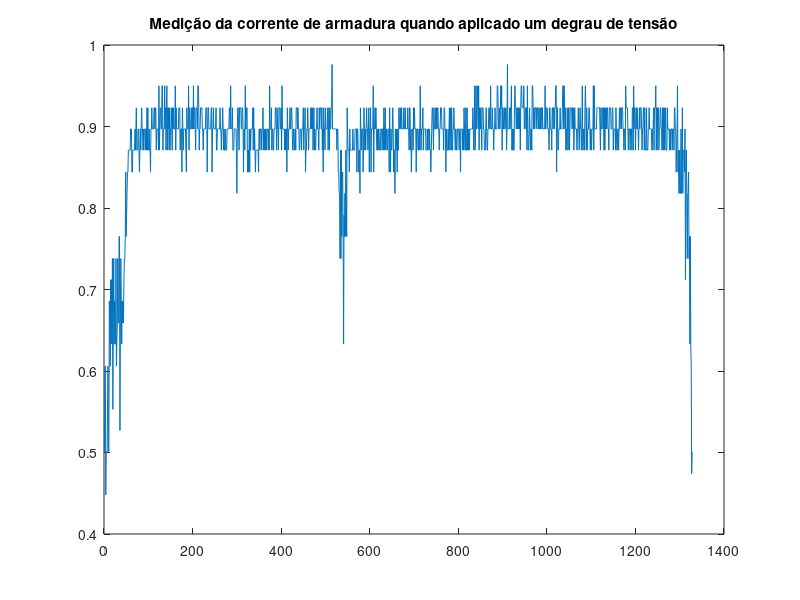
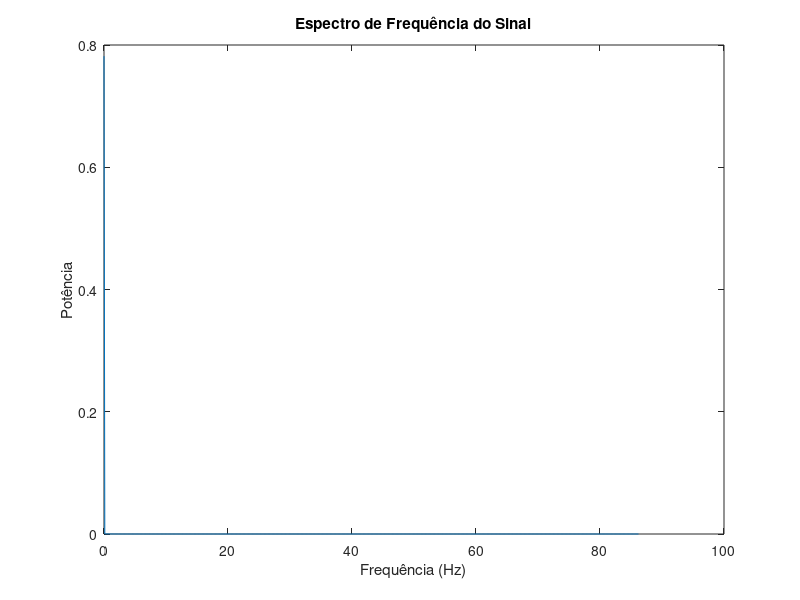
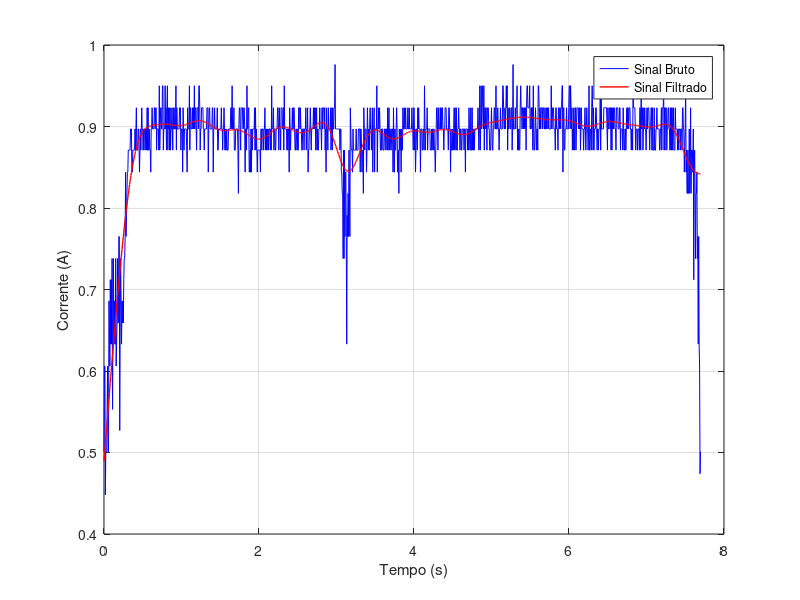

Source code (MATLAB) for these figures, in order:
% Medição do sensor de corrente, quando aplicado um degrau de tensão 
ia = importdata("stall_current_10v.txt");
ia = ia(5418:6745);
figure(1)
plot(ia)
title("Medição da corrente de armadura quando aplicado um degrau de tensão");

%% Análise da frequênciahttps://drive.google.com/drive/u/0/

Ts = 0.0058;
fs = 1/Ts;
n = length(ia);
f = fs * (0:(n/2)) / n;
Y = fft(ia);
P = abs(Y / n).^2;

figure(2)
plot(f, P(1:n/2+1));
xlabel('Frequência (Hz)');
ylabel('Potência');
title('Espectro de Frequência do Sinal');

%% Projeto filtro passa-baixas

fc = 2; % Frequência de corte (ajuste conforme a dinâmica do motor)
[b, a] = butter(4, fc / (fs / 2), 'low'); % Filtro Butterworth de 4ª ordem
filteredCurrent = filtfilt(b, a, ia); % Filtragem bidirecional (sem atraso)

tempo = (0:length(ia)-1)*Ts;

figure(3)
plot(tempo, ia, 'b', tempo, filteredCurrent, 'r', 'LineWidth', 1.0);
xlabel('Tempo (s)');
ylabel('Corrente (A)');
legend('Sinal Bruto', 'Sinal Filtrado');
grid on;

%% Tensão
% Parâmetros do sistema
amplitude = 12; % Tensão máxima (12V)
limite_superior = 0.5; % Aciona 12V se Ia > 0.5A
limite_inferior = -0.5; % Aciona 0V se Ia < -0.5A

% Inicializa o vetor de tensão
Vout = zeros(size(ia));

% Gera o sinal de tensão baseado na corrente
for i = 1:length(ia)
    if ia(i) > limite_superior
        Vout(i) = amplitude;
    elseif ia(i) < limite_inferior
        Vout(i) = 0;
    else
        % Mantém o último estado se dentro da faixa morta
        if i > 1
            Vout(i) = Vout(i-1);
        end
    end
end
